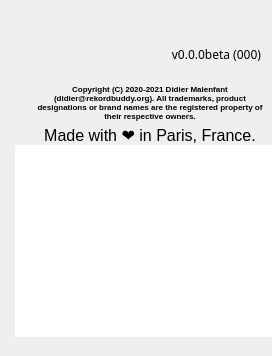
<?xml version="1.0" encoding="UTF-8"?>
<ui version="4.0">
 <class>AboutDialog</class>
 <widget class="QDialog" name="AboutDialog">
  <property name="geometry">
   <rect>
    <x>0</x>
    <y>0</y>
    <width>567</width>
    <height>498</height>
   </rect>
  </property>
  <property name="sizePolicy">
   <sizepolicy hsizetype="Fixed" vsizetype="Fixed">
    <horstretch>0</horstretch>
    <verstretch>0</verstretch>
   </sizepolicy>
  </property>
  <property name="minimumSize">
   <size>
    <width>0</width>
    <height>0</height>
   </size>
  </property>
  <property name="maximumSize">
   <size>
    <width>16777215</width>
    <height>16777215</height>
   </size>
  </property>
  <property name="windowTitle">
   <string>About RekordBuddy</string>
  </property>
  <property name="sizeGripEnabled">
   <bool>false</bool>
  </property>
  <property name="modal">
   <bool>false</bool>
  </property>
  <layout class="QVBoxLayout" name="verticalLayout">
   <property name="spacing">
    <number>0</number>
   </property>
   <property name="sizeConstraint">
    <enum>QLayout::SetFixedSize</enum>
   </property>
   <property name="leftMargin">
    <number>0</number>
   </property>
   <property name="topMargin">
    <number>0</number>
   </property>
   <property name="rightMargin">
    <number>0</number>
   </property>
   <property name="bottomMargin">
    <number>0</number>
   </property>
   <item>
    <widget class="QLabel" name="topWarningTape">
     <property name="sizePolicy">
      <sizepolicy hsizetype="Fixed" vsizetype="Fixed">
       <horstretch>0</horstretch>
       <verstretch>0</verstretch>
      </sizepolicy>
     </property>
     <property name="maximumSize">
      <size>
       <width>560</width>
       <height>20</height>
      </size>
     </property>
     <property name="text">
      <string/>
     </property>
     <property name="pixmap">
      <pixmap resource="../../splash.qrc">:/splash/rc/Splash/Warning Tape.png</pixmap>
     </property>
     <property name="scaledContents">
      <bool>true</bool>
     </property>
    </widget>
   </item>
   <item>
    <layout class="QHBoxLayout" name="horizontalLayout">
     <property name="spacing">
      <number>0</number>
     </property>
     <item>
      <layout class="QVBoxLayout" name="verticalLayout_3">
       <property name="spacing">
        <number>0</number>
       </property>
       <property name="leftMargin">
        <number>8</number>
       </property>
       <property name="topMargin">
        <number>7</number>
       </property>
       <item>
        <widget class="QLabel" name="rekordBuddyLogo">
         <property name="sizePolicy">
          <sizepolicy hsizetype="Fixed" vsizetype="Fixed">
           <horstretch>0</horstretch>
           <verstretch>0</verstretch>
          </sizepolicy>
         </property>
         <property name="maximumSize">
          <size>
           <width>230</width>
           <height>230</height>
          </size>
         </property>
         <property name="text">
          <string/>
         </property>
         <property name="pixmap">
          <pixmap resource="../../splash.qrc">:/splash/rc/Splash/icon.png</pixmap>
         </property>
         <property name="scaledContents">
          <bool>true</bool>
         </property>
        </widget>
       </item>
       <item>
        <spacer name="verticalSpacer">
         <property name="orientation">
          <enum>Qt::Vertical</enum>
         </property>
         <property name="sizeType">
          <enum>QSizePolicy::Fixed</enum>
         </property>
         <property name="sizeHint" stdset="0">
          <size>
           <width>20</width>
           <height>4</height>
          </size>
         </property>
        </spacer>
       </item>
      </layout>
     </item>
     <item>
      <layout class="QVBoxLayout" name="verticalLayout_2">
       <property name="spacing">
        <number>0</number>
       </property>
       <property name="topMargin">
        <number>10</number>
       </property>
       <property name="rightMargin">
        <number>0</number>
       </property>
       <item>
        <layout class="QHBoxLayout" name="horizontalLayout_6">
         <property name="spacing">
          <number>0</number>
         </property>
         <property name="leftMargin">
          <number>11</number>
         </property>
         <property name="rightMargin">
          <number>0</number>
         </property>
         <item>
          <widget class="QLabel" name="rekordBuddyName">
           <property name="sizePolicy">
            <sizepolicy hsizetype="Fixed" vsizetype="Fixed">
             <horstretch>0</horstretch>
             <verstretch>0</verstretch>
            </sizepolicy>
           </property>
           <property name="maximumSize">
            <size>
             <width>308</width>
             <height>48</height>
            </size>
           </property>
           <property name="text">
            <string/>
           </property>
           <property name="pixmap">
            <pixmap resource="../../splash.qrc">:/splash/rc/Splash/Rekord Buddy Name Logo.png</pixmap>
           </property>
           <property name="scaledContents">
            <bool>true</bool>
           </property>
          </widget>
         </item>
         <item>
          <spacer name="horizontalSpacer_2">
           <property name="orientation">
            <enum>Qt::Horizontal</enum>
           </property>
           <property name="sizeType">
            <enum>QSizePolicy::Fixed</enum>
           </property>
           <property name="sizeHint" stdset="0">
            <size>
             <width>1</width>
             <height>20</height>
            </size>
           </property>
          </spacer>
         </item>
        </layout>
       </item>
       <item>
        <layout class="QHBoxLayout" name="horizontalLayout_4">
         <property name="spacing">
          <number>0</number>
         </property>
         <property name="topMargin">
          <number>0</number>
         </property>
         <property name="rightMargin">
          <number>0</number>
         </property>
         <property name="bottomMargin">
          <number>0</number>
         </property>
         <item>
          <widget class="QLabel" name="versionLabel">
           <property name="sizePolicy">
            <sizepolicy hsizetype="Preferred" vsizetype="Fixed">
             <horstretch>0</horstretch>
             <verstretch>0</verstretch>
            </sizepolicy>
           </property>
           <property name="maximumSize">
            <size>
             <width>16777215</width>
             <height>16</height>
            </size>
           </property>
           <property name="font">
            <font>
             <family>American Typewriter</family>
             <weight>50</weight>
             <bold>false</bold>
            </font>
           </property>
           <property name="text">
            <string>v0.0.0beta (000)</string>
           </property>
           <property name="alignment">
            <set>Qt::AlignRight|Qt::AlignTrailing|Qt::AlignVCenter</set>
           </property>
          </widget>
         </item>
         <item>
          <spacer name="horizontalSpacer_7">
           <property name="orientation">
            <enum>Qt::Horizontal</enum>
           </property>
           <property name="sizeType">
            <enum>QSizePolicy::Fixed</enum>
           </property>
           <property name="sizeHint" stdset="0">
            <size>
             <width>11</width>
             <height>20</height>
            </size>
           </property>
          </spacer>
         </item>
        </layout>
       </item>
       <item>
        <layout class="QHBoxLayout" name="horizontalLayout_3">
         <property name="spacing">
          <number>0</number>
         </property>
         <item>
          <spacer name="horizontalSpacer">
           <property name="orientation">
            <enum>Qt::Horizontal</enum>
           </property>
           <property name="sizeType">
            <enum>QSizePolicy::Fixed</enum>
           </property>
           <property name="sizeHint" stdset="0">
            <size>
             <width>32</width>
             <height>20</height>
            </size>
           </property>
          </spacer>
         </item>
         <item>
          <widget class="QLabel" name="takeControlOfYourMusic">
           <property name="sizePolicy">
            <sizepolicy hsizetype="Fixed" vsizetype="Fixed">
             <horstretch>0</horstretch>
             <verstretch>0</verstretch>
            </sizepolicy>
           </property>
           <property name="maximumSize">
            <size>
             <width>287</width>
             <height>73</height>
            </size>
           </property>
           <property name="text">
            <string/>
           </property>
           <property name="pixmap">
            <pixmap resource="../../splash.qrc">:/splash/rc/Splash/TakeControlOfYourMusic.png</pixmap>
           </property>
           <property name="scaledContents">
            <bool>true</bool>
           </property>
           <property name="alignment">
            <set>Qt::AlignRight|Qt::AlignTrailing|Qt::AlignVCenter</set>
           </property>
          </widget>
         </item>
        </layout>
       </item>
       <item>
        <layout class="QHBoxLayout" name="horizontalLayout_5">
         <property name="spacing">
          <number>0</number>
         </property>
         <item>
          <widget class="QLabel" name="legalLabel">
           <property name="sizePolicy">
            <sizepolicy hsizetype="Fixed" vsizetype="Fixed">
             <horstretch>0</horstretch>
             <verstretch>0</verstretch>
            </sizepolicy>
           </property>
           <property name="maximumSize">
            <size>
             <width>250</width>
             <height>40</height>
            </size>
           </property>
           <property name="font">
            <font>
             <pointsize>6</pointsize>
             <weight>75</weight>
             <bold>true</bold>
             <kerning>true</kerning>
            </font>
           </property>
           <property name="text">
            <string>Copyright (C) 2020-2021 Didier Malenfant (didier@rekordbuddy.org). All trademarks, product designations or brand names are the registered property of their respective owners.</string>
           </property>
           <property name="alignment">
            <set>Qt::AlignCenter</set>
           </property>
           <property name="wordWrap">
            <bool>true</bool>
           </property>
          </widget>
         </item>
        </layout>
       </item>
       <item>
        <spacer name="verticalSpacer_2">
         <property name="orientation">
          <enum>Qt::Vertical</enum>
         </property>
         <property name="sizeType">
          <enum>QSizePolicy::Fixed</enum>
         </property>
         <property name="sizeHint" stdset="0">
          <size>
           <width>20</width>
           <height>5</height>
          </size>
         </property>
        </spacer>
       </item>
       <item>
        <layout class="QHBoxLayout" name="horizontalLayout_2">
         <property name="spacing">
          <number>0</number>
         </property>
         <property name="sizeConstraint">
          <enum>QLayout::SetFixedSize</enum>
         </property>
         <property name="topMargin">
          <number>0</number>
         </property>
         <item>
          <widget class="QLabel" name="madeInParis">
           <property name="sizePolicy">
            <sizepolicy hsizetype="Fixed" vsizetype="Fixed">
             <horstretch>0</horstretch>
             <verstretch>0</verstretch>
            </sizepolicy>
           </property>
           <property name="maximumSize">
            <size>
             <width>265</width>
             <height>20</height>
            </size>
           </property>
           <property name="font">
            <font>
             <pointsize>12</pointsize>
            </font>
           </property>
           <property name="text">
            <string>Made with ❤️ in Paris, France.</string>
           </property>
           <property name="alignment">
            <set>Qt::AlignCenter</set>
           </property>
          </widget>
         </item>
        </layout>
       </item>
      </layout>
     </item>
    </layout>
   </item>
   <item>
    <layout class="QHBoxLayout" name="horizontalLayout_7">
     <property name="spacing">
      <number>0</number>
     </property>
     <property name="bottomMargin">
      <number>0</number>
     </property>
     <item>
      <spacer name="horizontalSpacer_3">
       <property name="orientation">
        <enum>Qt::Horizontal</enum>
       </property>
       <property name="sizeType">
        <enum>QSizePolicy::Fixed</enum>
       </property>
       <property name="sizeHint" stdset="0">
        <size>
         <width>15</width>
         <height>0</height>
        </size>
       </property>
      </spacer>
     </item>
     <item>
      <widget class="QTextBrowser" name="acknowledgements">
       <property name="sizePolicy">
        <sizepolicy hsizetype="Expanding" vsizetype="Fixed">
         <horstretch>0</horstretch>
         <verstretch>0</verstretch>
        </sizepolicy>
       </property>
       <property name="maximumSize">
        <size>
         <width>16777215</width>
         <height>16777215</height>
        </size>
       </property>
       <property name="font">
        <font>
         <pointsize>9</pointsize>
        </font>
       </property>
       <property name="acceptDrops">
        <bool>false</bool>
       </property>
       <property name="frameShape">
        <enum>QFrame::NoFrame</enum>
       </property>
       <property name="frameShadow">
        <enum>QFrame::Plain</enum>
       </property>
      </widget>
     </item>
    </layout>
   </item>
   <item>
    <widget class="NxA::RekordBuddy::ProgressWidget" name="progressWidget" native="true">
     <property name="maximumSize">
      <size>
       <width>16777215</width>
       <height>20</height>
      </size>
     </property>
    </widget>
   </item>
   <item>
    <spacer name="verticalSpacer_3">
     <property name="orientation">
      <enum>Qt::Vertical</enum>
     </property>
     <property name="sizeType">
      <enum>QSizePolicy::Fixed</enum>
     </property>
     <property name="sizeHint" stdset="0">
      <size>
       <width>20</width>
       <height>5</height>
      </size>
     </property>
    </spacer>
   </item>
   <item>
    <widget class="QLabel" name="bottomWarningTape">
     <property name="sizePolicy">
      <sizepolicy hsizetype="Expanding" vsizetype="Fixed">
       <horstretch>0</horstretch>
       <verstretch>0</verstretch>
      </sizepolicy>
     </property>
     <property name="maximumSize">
      <size>
       <width>560</width>
       <height>20</height>
      </size>
     </property>
     <property name="text">
      <string/>
     </property>
     <property name="pixmap">
      <pixmap resource="../../splash.qrc">:/splash/rc/Splash/Warning Tape.png</pixmap>
     </property>
     <property name="scaledContents">
      <bool>true</bool>
     </property>
    </widget>
   </item>
  </layout>
 </widget>
 <customwidgets>
  <customwidget>
   <class>NxA::RekordBuddy::ProgressWidget</class>
   <extends>QWidget</extends>
   <header>Widgets/ProgressWidget.hpp</header>
  </customwidget>
 </customwidgets>
 <resources>
  <include location="../../splash.qrc"/>
 </resources>
 <connections/>
</ui>
